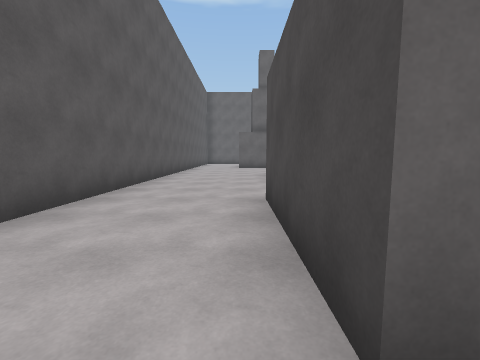
[1] (above)

24 first-person views from a walk through a scene from a Unity 3-D project. The camera is 1.3 m above the floor, tilts 6° down and sees 90° across. The floor is counted in squares, 2 m on a side. Each view is taken from the middle of a square. On the plan, view 1 faces up. The plan holds only what a view shows up to about 9 squares ahead; the rest is blank. The place goes on beyond the plan. The player is left out.

[2]
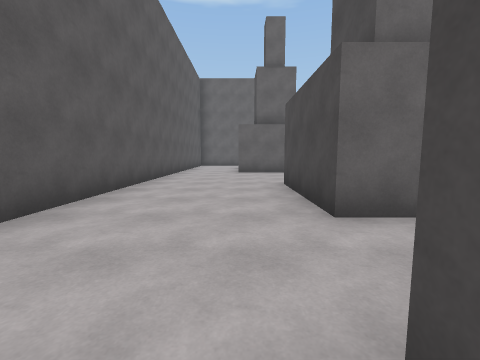

[3]
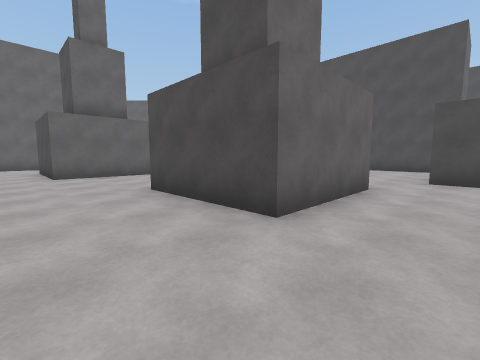

[4]
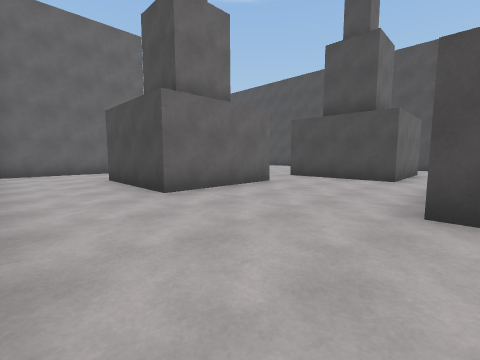

[5]
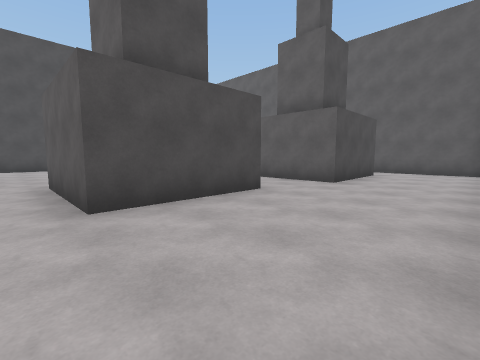

[6]
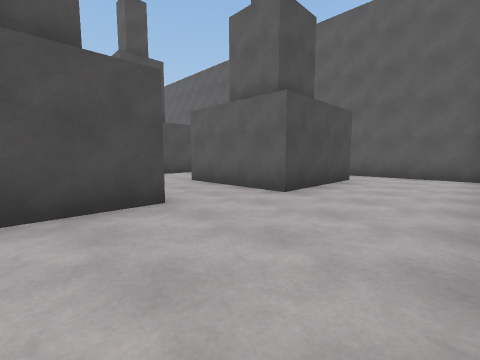

[7]
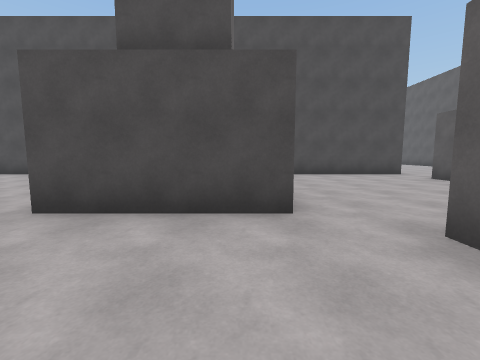

[8]
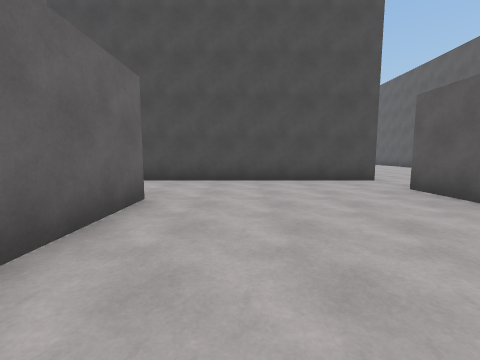

[9]
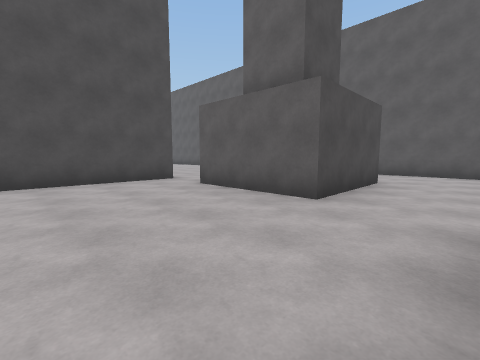

[10]
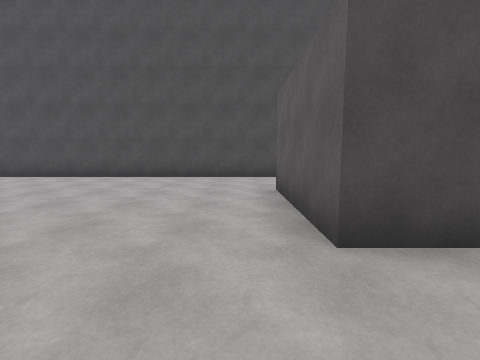

[11]
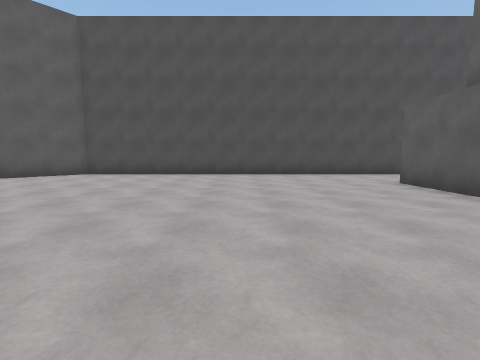

[12]
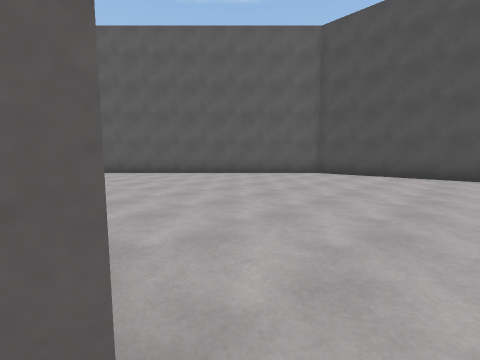

[13]
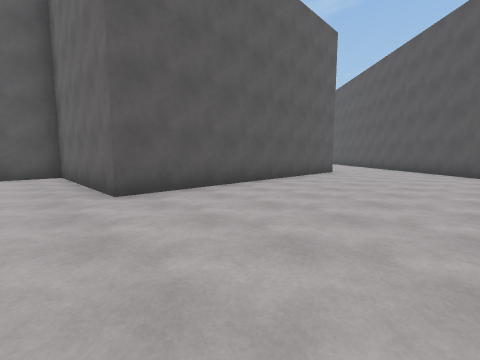

[14]
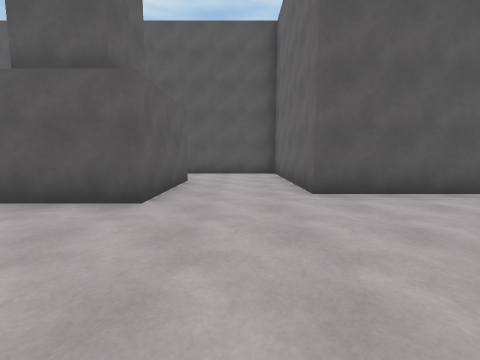

[15]
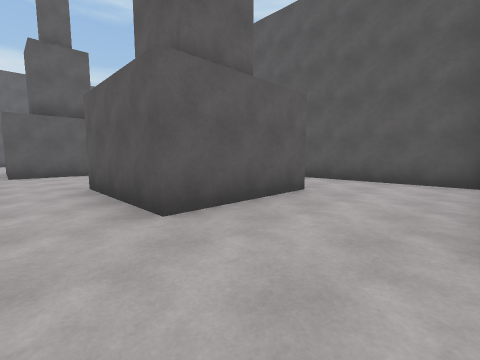

[16]
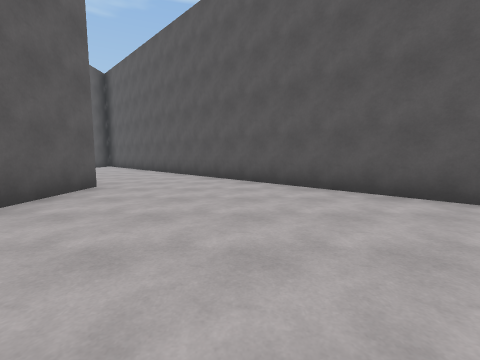

[17]
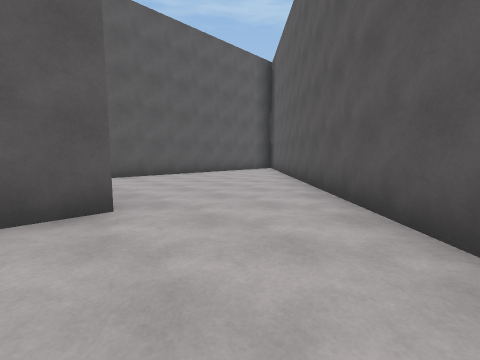

[18]
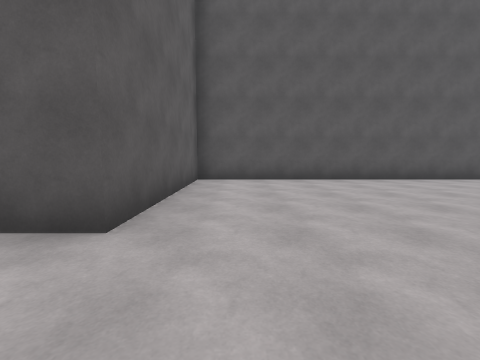

[19]
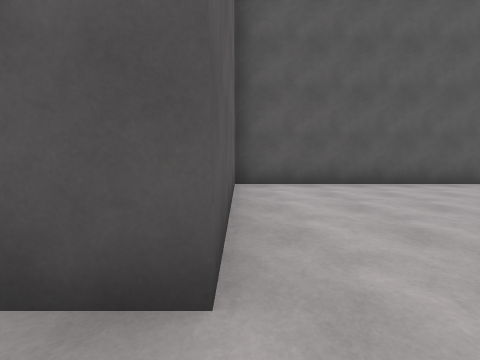

[20]
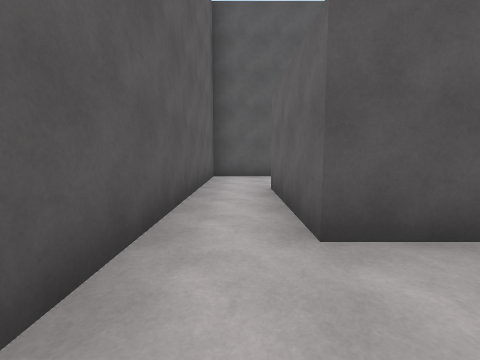

[21]
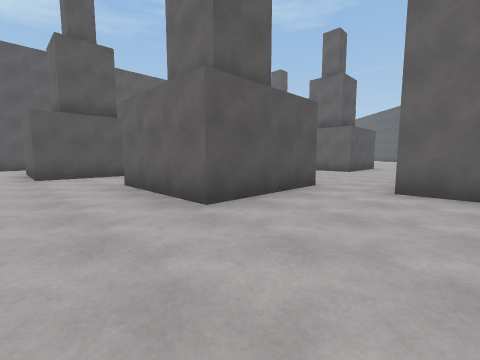

[22]
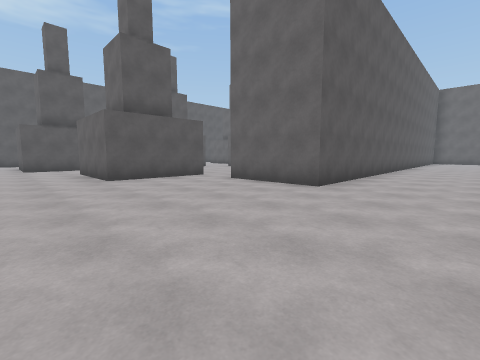

[23]
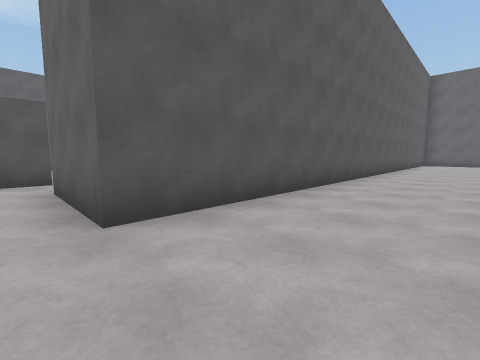

[24]
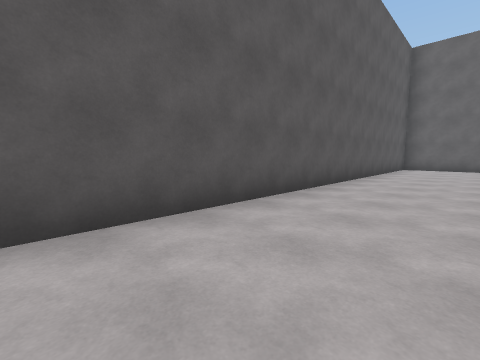

### Floor plan
Ten units are one square. View 1 is at (0, 0); x grows to the right and y downward. Boxes are objects, and circles mark ways between rooms. Rooms are numbered by the first view taken in them; rooms with no view inside come last. Other rooms are left out.
<svg viewBox="-28 -310 273 323">
<path fill="none" stroke="#000" d="M39 -54 10 -54 10 -84 39 -84M-23 -104 -23 8 34 8M46 -94 46 -123M33 -6 4 -6 4 -35 32 -35M28 -118 0 -118M46 -123 75 -123M0 -118 0 -147 28 -147 28 -118M21 -249 21 -172 -23 -172 -23 -104M100 -86 100 -211 50 -261M-23 -305 -23 -249 21 -249M50 -261 6 -305M150 -213 144 -213M127 -195 127 -46 100 -46M85 -36 85 -19 56 -19 56 -36M33 -28 33 -6M34 8 64 8M56 -36 56 -48 85 -48 85 -36M75 -94 46 -94M100 -46 100 -86"/>
<circle cx="-15" cy="-115" r="3" fill="#2a7"/>
<circle cx="35" cy="-120" r="3" fill="#2a7"/>
<circle cx="40" cy="0" r="3" fill="#2a7"/>
<circle cx="35" cy="-65" r="3" fill="#2a7"/>
<circle cx="35" cy="-255" r="3" fill="#2a7"/>
<circle cx="85" cy="-90" r="3" fill="#2a7"/>
<circle cx="45" cy="-25" r="3" fill="#2a7"/>
<circle cx="95" cy="-35" r="3" fill="#2a7"/>
<text x="0" y="-60">1</text>
<text x="50" y="-170">2</text>
<text x="0" y="-280">3</text>
<text x="240" y="-190">4</text>
<text x="60" y="-60">5</text>
</svg>
Room 1 opens to room 2. Room 1 opens to room 4. Room 1 opens to room 5. Room 2 opens to room 3. Room 2 opens to room 5. Room 4 opens to room 5.

Where each view was taken, in squares from view 1:
view 1: 0 up, 0 right, facing up
view 2: 3 up, 0 right, facing up
view 3: 4 up, 1 left, facing up-right
view 4: 8 up, 2 left, facing up-right
view 5: 9 up, 2 left, facing down-right
view 6: 7 up, 2 left, facing down-right
view 7: 10 up, 2 right, facing right
view 8: 8 up, 4 right, facing right
view 9: 8 up, 4 right, facing down-right
view 10: 13 up, 3 right, facing right
view 11: 16 up, 2 right, facing right
view 12: 17 up, 2 right, facing up-right
view 13: 16 up, 6 right, facing up-left
view 14: 16 up, 6 right, facing left
view 15: 17 up, 4 right, facing down-left
view 16: 20 up, 5 right, facing up
view 17: 24 up, 5 right, facing up-left
view 18: 26 up, 4 right, facing left
view 19: 25 up, 3 right, facing left
view 20: 0 up, 5 right, facing left
view 21: 0 up, 11 right, facing up-left
view 22: 0 up, 15 right, facing up-left
view 23: 4 up, 15 right, facing up-left
view 24: 9 up, 15 right, facing up-left
